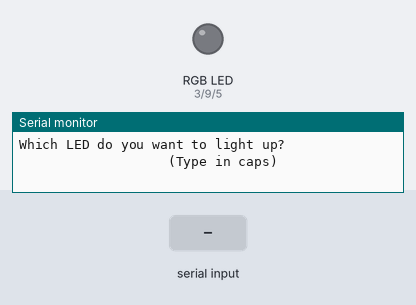
A sketch run on a simulated Arduino Uno, built with avr-gcc and run on an emulated ATmega328P. On the bench: an RGB LED mixed from three pins (HIGH = lit), the last lines printed to the serial monitor. Inputs (shaded band) come from the test bench.

Above: at 1.2 s.
1.3 s: "RED" received over Serial
At 3.1 s:
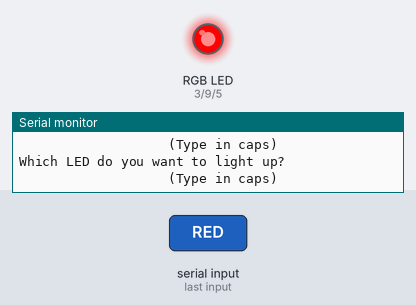
3.8 s: "GREEN" received over Serial
At 6.0 s:
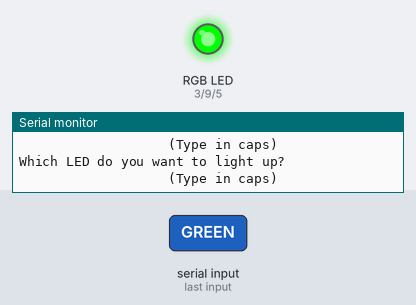
6.3 s: "BLUE" received over Serial
At 8.1 s:
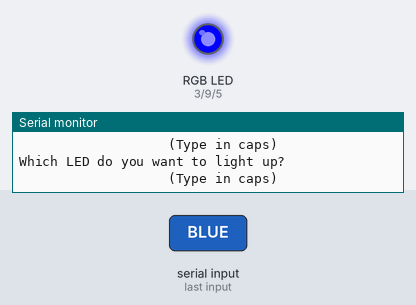
8.8 s: "YELLOW" received over Serial
At 10.1 s:
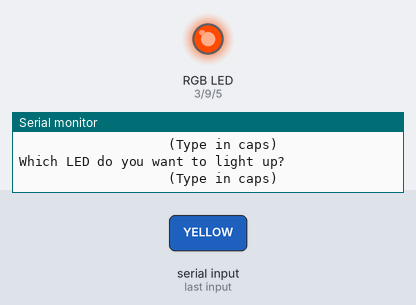
11.3 s: "CYAN" received over Serial
At 13.1 s:
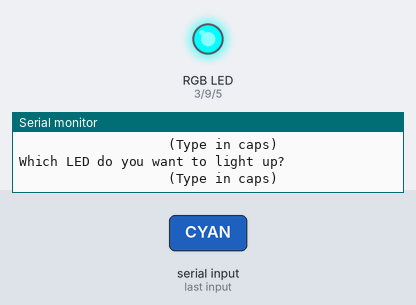
13.8 s: "MAGENTA" received over Serial
At 15.1 s:
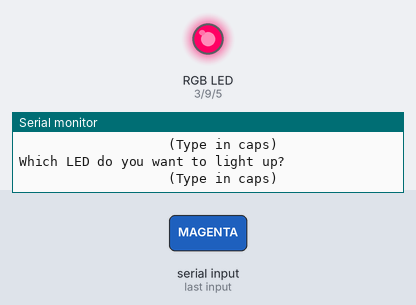
Timing chart, 0 to 16.8 s (numbered marks = the images above; inputs shaded):
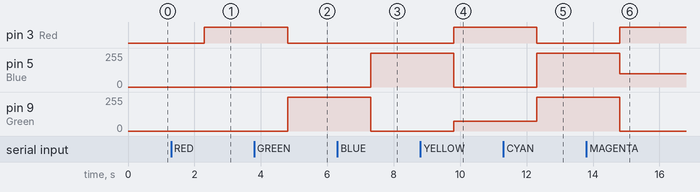

The sketch:

8.INPUT_LED_COLOUR.ino
```cpp
String Colour;
int Red =3;
int Blue=5;
int Green=9;

void setup() {
  // put your setup code here, to run once:
Serial.begin(9600);
pinMode(Red,OUTPUT);
pinMode(Green,OUTPUT);
pinMode(Blue,OUTPUT);
}

void loop() {
  // put your main code here, to run repeatedly:
Serial.println("Which LED do you want to light up? ");
Serial.println("                   (Type in caps) ");

    while(Serial.available()==0){

    }
  Colour=Serial.readString();
  if (Colour=="RED"){
    digitalWrite(Red,HIGH);
    digitalWrite(Green,LOW);
    digitalWrite(Blue,LOW);
  }
  if (Colour=="GREEN"){
    digitalWrite(Red,LOW);
    digitalWrite(Green,HIGH);
    digitalWrite(Blue,LOW);
  }
  if (Colour=="BLUE"){
    digitalWrite(Red,LOW);
    digitalWrite(Green,LOW);
    digitalWrite(Blue,HIGH);
  }
  if (Colour=="OFF"){
    digitalWrite(Red,LOW);
    digitalWrite(Green,LOW);
    digitalWrite(Blue,LOW);
  }
  if (Colour=="YELLOW"){
    analogWrite(Red,255);
    analogWrite(Green,75);
    analogWrite(Blue,0);
  }
  if (Colour=="CYAN"){
    analogWrite(Red,0);
    analogWrite(Green,255);
    analogWrite(Blue,255);
  }
  if (Colour=="MAGENTA"){
    analogWrite(Red,255);
    analogWrite(Green,0);
    analogWrite(Blue,100);
  }
  if (Colour=="WHITE"){
    analogWrite(Red,255);
    analogWrite(Green,255);
    analogWrite(Blue,255);
  }

}
```

Measured:
- after the input at 1.3 s, pin 3 (Red): LOW → HIGH after 1.0 s
- after the input at 3.8 s, pin 3 (Red): HIGH → LOW after 1.0 s; pin 9 (Green): 0/255 → 255/255 after 1.0 s
- after the input at 6.3 s, pin 5 (Blue): 0/255 → 255/255 after 1.0 s; pin 9 (Green): 255/255 → 0/255 after 1.0 s
- after the input at 8.8 s, pin 3 (Red): LOW → HIGH after 1.0 s; pin 5 (Blue): 255/255 → 0/255 after 1.0 s; pin 9 (Green): 0/255 → 75/255 after 1.0 s
- after the input at 11.3 s, pin 3 (Red): HIGH → LOW after 1.0 s; pin 5 (Blue): 0/255 → 255/255 after 1.0 s; pin 9 (Green): 75/255 → 255/255 after 1.0 s
- after the input at 13.8 s, pin 3 (Red): LOW → HIGH after 1.0 s; pin 5 (Blue): 255/255 → 100/255 after 1.0 s; pin 9 (Green): 255/255 → 0/255 after 1.0 s
